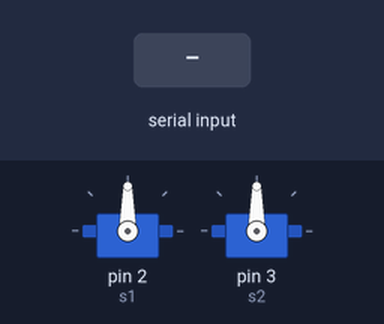
Bench run of a sketch on a simulated Arduino Uno, built with avr-gcc and run on an emulated ATmega328P. On the bench: 2 × servo. Inputs (shaded band) come from the test bench.

Above: at 1.2 s.
1.3 s: "u90\n" received over Serial
At 1.82 s:
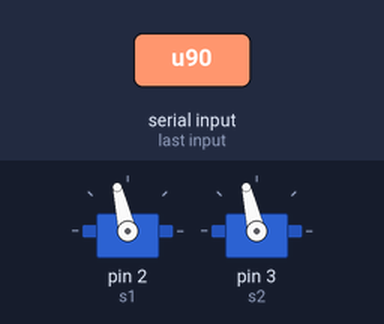
4.3 s: byte 100 ('d') received over Serial
At 7.07 s:
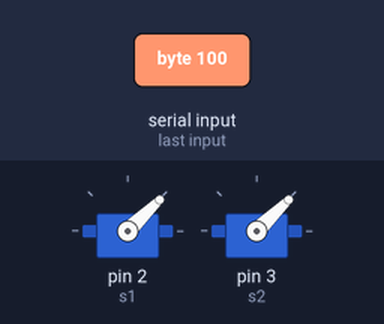
7.3 s: "0\n" received over Serial
At 7.7 s:
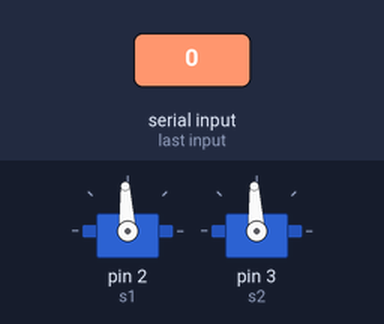
8.8 s: "u,45\n" received over Serial
At 10.33 s:
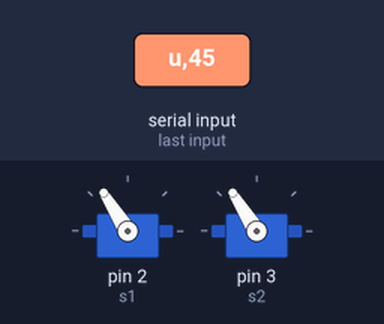
Timing chart, 0 to 12.8 s (numbered marks = the images above; inputs shaded):
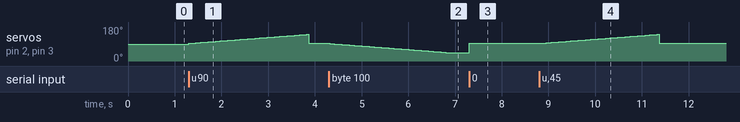

Measured:
- after the input at 1.3 s, servo on pin 2 (s1), servo on pin 3 (s2): rises from 90° to 141° in 2.5 s, then falls to 94° in 0.04 s
- after the input at 4.3 s, servo on pin 2 (s1), servo on pin 3 (s2): moves from 94° to 44° over 2.6 s, starting at once
- after the input at 7.3 s, servo on pin 2 (s1), servo on pin 3 (s2): 44° → 93° at once
- after the input at 8.8 s, servo on pin 2 (s1), servo on pin 3 (s2): rises from 93° to 141° in 2.5 s, then falls to 93° in 0.04 s

The sketch:

Move_Servo2.ino
```cpp
#include <Servo.h>

Servo s1;
Servo s2;

String input = "";

void up()
{
  for (int offset = 0; offset <= 500; offset += 1)
  {
    s1.writeMicroseconds(1500 + offset);
    s2.writeMicroseconds(1500 + offset);
    delay(5);
  }
}

void down()
{
  for (int offset = 0; offset <= 500; offset += 1)
  {
    s1.writeMicroseconds(1500 - offset);
    s2.writeMicroseconds(1500 - offset);
    delay(5);
  }
}

void setup()
{
  s1.attach(2);
  s2.attach(3);
  Serial.begin(9600);
}

void loop()
{
  while (Serial.available())
  {
    char c = Serial.read();
    if (c == '\n')
    {
      if(input.length() != 0)
      {
        int offset = input.toInt();
        s1.writeMicroseconds(1500 + offset);
        s2.writeMicroseconds(1500 + offset);
      }
      input = "";
    }
    else if (c == 'u')
    {
      up();
    }
    else if (c == 'd')
    {
      down();
    }
    else if (c == '0')
    {
      s1.writeMicroseconds(1500);
      s2.writeMicroseconds(1500);
    }
    else
      input += c;
  }
  delay(1);
}
```
